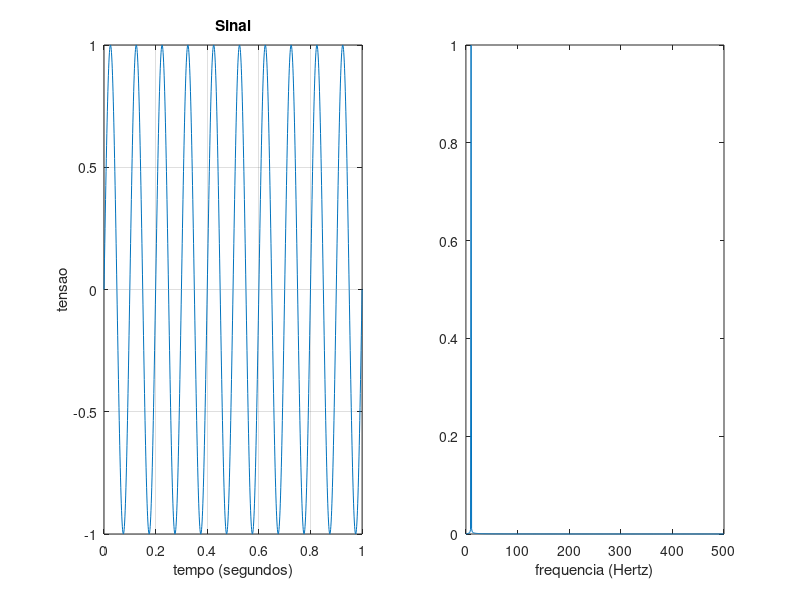

This chart was generated by the following MATLAB code:
clear all

tempo_total = 1; %segundo
passo = 1/1000; %equivalente a freq. de amostragem em nosso caso;

%tempo = 0:passo:tempo_total;
tempo = 0:passo:tempo_total;
fsinal = 10;

for i = 1:length(tempo)
      y(i) = sin(fsinal*2*pi*tempo(i));
end

subplot(1,2,1);
plot(tempo,y);

xlabel("tempo (segundos)");
ylabel("tensao");
title("Sinal");
grid

% Plot FFT
% https://www.mathworks.com/help/matlab/ref/fft.html
Y = fft(y);
L = size(Y,2); %length of signal
T = passo; %sampling period
Fs = 1/passo;
t = (0:L-1)*T; %time vector

%plot(t,values);
P2 = abs(Y/L); %two-sided spectrum
P1 = P2(1:L/2+1);             %single-sided spectrum
P1(2:end-1) = 2*P1(2:end-1);

f = Fs*(0:(L/2))/L;
subplot(1,2,2);
plot(f,P1);
xlabel("frequencia (Hertz)");